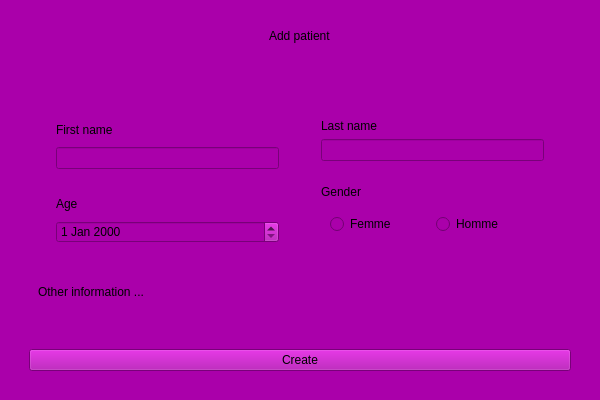
<?xml version="1.0" encoding="UTF-8"?>
<ui version="4.0">
 <class>Widget</class>
 <widget class="QWidget" name="Widget">
  <property name="geometry">
   <rect>
    <x>0</x>
    <y>0</y>
    <width>600</width>
    <height>400</height>
   </rect>
  </property>
  <property name="windowTitle">
   <string>Widget</string>
  </property>
  <property name="styleSheet">
   <string notr="true">background-color: rgb(170, 0, 170);</string>
  </property>
  <layout class="QHBoxLayout" name="horizontalLayout">
   <item>
    <widget class="QWidget" name="widget" native="true">
     <layout class="QVBoxLayout" name="verticalLayout">
      <item alignment="Qt::AlignTop">
       <widget class="QWidget" name="widget_2" native="true">
        <layout class="QHBoxLayout" name="horizontalLayout_2">
         <item alignment="Qt::AlignHCenter">
          <widget class="QLabel" name="label">
           <property name="text">
            <string>Add patient</string>
           </property>
          </widget>
         </item>
        </layout>
       </widget>
      </item>
      <item>
       <widget class="QWidget" name="widget_3" native="true">
        <property name="enabled">
         <bool>true</bool>
        </property>
        <layout class="QVBoxLayout" name="verticalLayout_2">
         <item>
          <widget class="QWidget" name="widget_5" native="true">
           <layout class="QHBoxLayout" name="horizontalLayout_5">
            <item>
             <widget class="QWidget" name="widget_8" native="true">
              <layout class="QVBoxLayout" name="verticalLayout_4">
               <item>
                <widget class="QWidget" name="widget_7" native="true">
                 <layout class="QVBoxLayout" name="verticalLayout_6">
                  <item>
                   <widget class="QLabel" name="label_3">
                    <property name="text">
                     <string>First name</string>
                    </property>
                   </widget>
                  </item>
                  <item>
                   <widget class="QLineEdit" name="i_first_name"/>
                  </item>
                 </layout>
                </widget>
               </item>
               <item>
                <widget class="QWidget" name="widget_10" native="true">
                 <layout class="QVBoxLayout" name="verticalLayout_5">
                  <item>
                   <widget class="QLabel" name="label_4">
                    <property name="text">
                     <string>Age</string>
                    </property>
                   </widget>
                  </item>
                  <item>
                   <widget class="QDateEdit" name="i_birth_date"/>
                  </item>
                 </layout>
                </widget>
               </item>
              </layout>
             </widget>
            </item>
            <item>
             <widget class="QWidget" name="widget_9" native="true">
              <layout class="QVBoxLayout" name="verticalLayout_7">
               <item>
                <widget class="QWidget" name="widget_11" native="true">
                 <layout class="QVBoxLayout" name="verticalLayout_8">
                  <item>
                   <widget class="QLabel" name="label_6">
                    <property name="text">
                     <string>Last name</string>
                    </property>
                   </widget>
                  </item>
                  <item>
                   <widget class="QLineEdit" name="i_last_name"/>
                  </item>
                 </layout>
                </widget>
               </item>
               <item>
                <widget class="QWidget" name="widget_12" native="true">
                 <layout class="QVBoxLayout" name="verticalLayout_9">
                  <item>
                   <widget class="QLabel" name="label_7">
                    <property name="text">
                     <string>Gender</string>
                    </property>
                   </widget>
                  </item>
                  <item>
                   <widget class="QWidget" name="widget_13" native="true">
                    <layout class="QHBoxLayout" name="horizontalLayout_4">
                     <item>
                      <widget class="QRadioButton" name="i_gender_f">
                       <property name="text">
                        <string>Femme</string>
                       </property>
                      </widget>
                     </item>
                     <item>
                      <widget class="QRadioButton" name="i_gender_m">
                       <property name="text">
                        <string>Homme</string>
                       </property>
                      </widget>
                     </item>
                    </layout>
                   </widget>
                  </item>
                 </layout>
                </widget>
               </item>
              </layout>
             </widget>
            </item>
           </layout>
          </widget>
         </item>
         <item>
          <widget class="QWidget" name="widget_6" native="true">
           <layout class="QVBoxLayout" name="verticalLayout_3">
            <item>
             <widget class="QLabel" name="lbEmail">
              <property name="text">
               <string>Other information ... </string>
              </property>
             </widget>
            </item>
           </layout>
          </widget>
         </item>
        </layout>
       </widget>
      </item>
      <item alignment="Qt::AlignBottom">
       <widget class="QWidget" name="widget_4" native="true">
        <layout class="QHBoxLayout" name="horizontalLayout_3">
         <item>
          <widget class="QPushButton" name="bt_add">
           <property name="text">
            <string>Create</string>
           </property>
          </widget>
         </item>
        </layout>
       </widget>
      </item>
     </layout>
    </widget>
   </item>
  </layout>
 </widget>
 <resources/>
 <connections/>
</ui>
